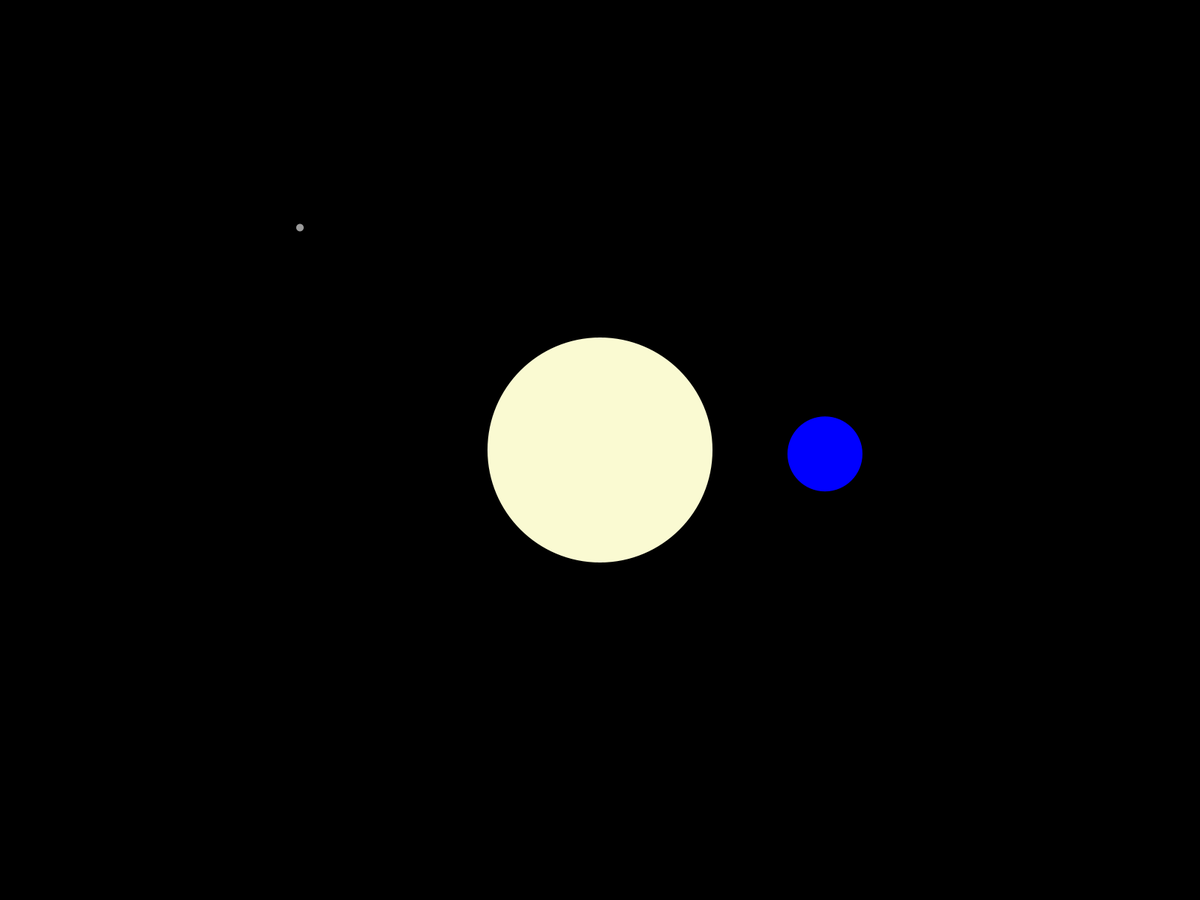
Frame 1 (no input)
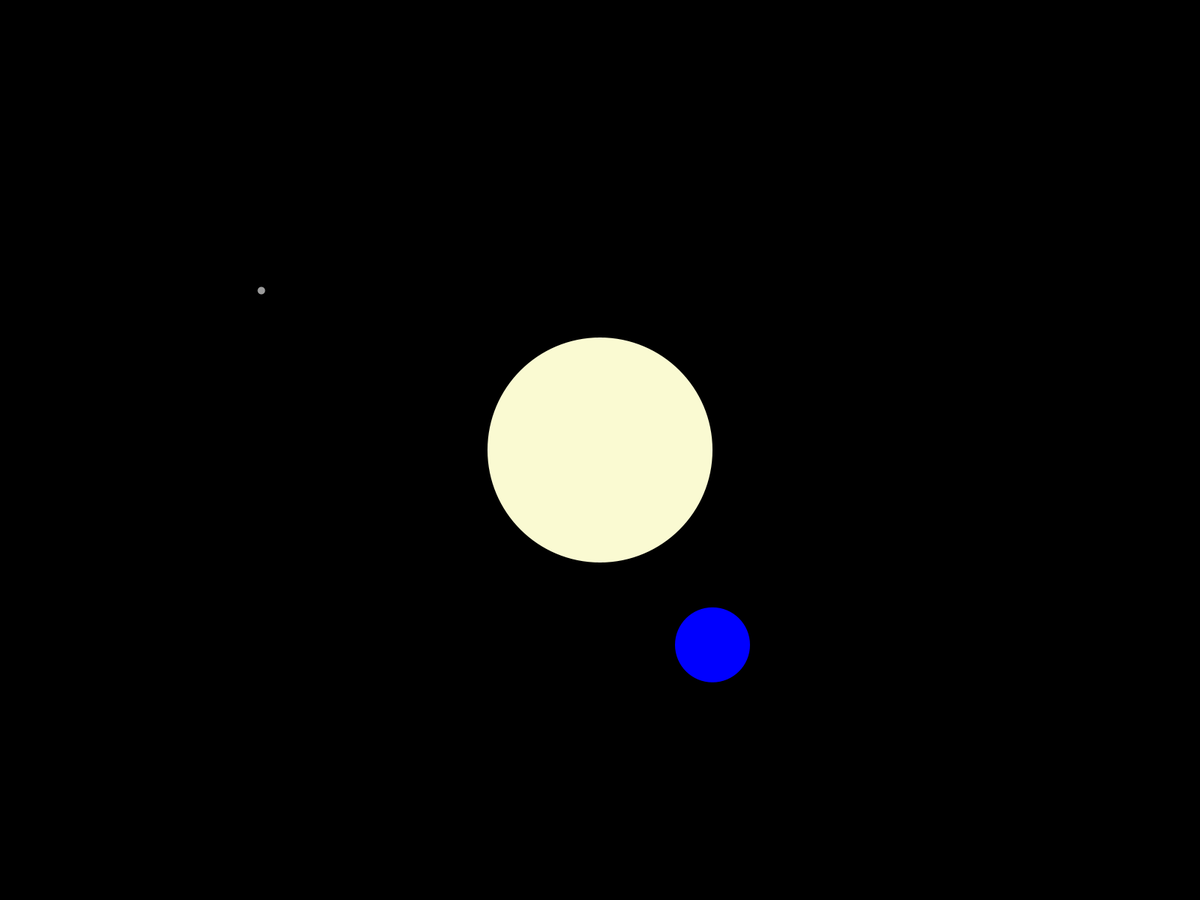
Frame 60 (the mouse pressed at the canvas centre just before this capture)
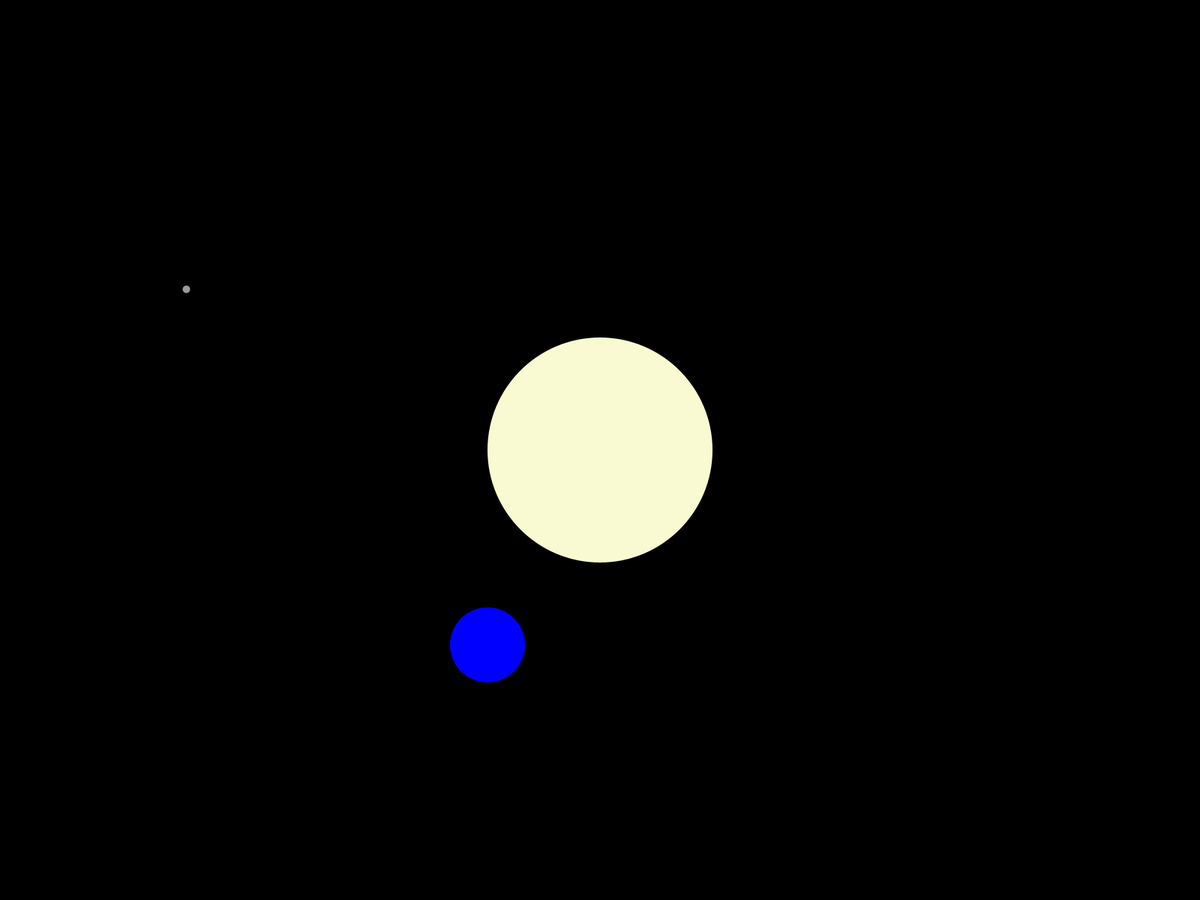
Frame 120 (the mouse held since frame 60 and released just before this capture)

The Processing sketch that drew these frames (run headless with seeded random() and noise(); from frame 60 on, the mouse is pressed at the canvas centre):

// Processing sketch: TrigLab
// ── TrigLab.pde
int theta = 1;
float earthX = 300;
float earthY = 300;

void setup(){
  fullScreen();
  background(0);
}

void draw(){
  background(0);
  sun();
  earth();
  moon();
}

void earth(){
  fill(0,0,255);
  ellipse(width/2+earthX*cos(radians(theta)), height/2+earthY*sin(radians(theta)),100,100);
  theta++;
}

void sun(){
  fill(250,250,210);
  noStroke();
  ellipse(width/2,height/2, 300,300);
}



void moon(){
  fill(155);
  ellipse(earthX+100*cos(radians(theta)), earthY+100*sin(radians(theta)), 10, 10); 
}

// ── Planets.pde
void planets(){
  
}
